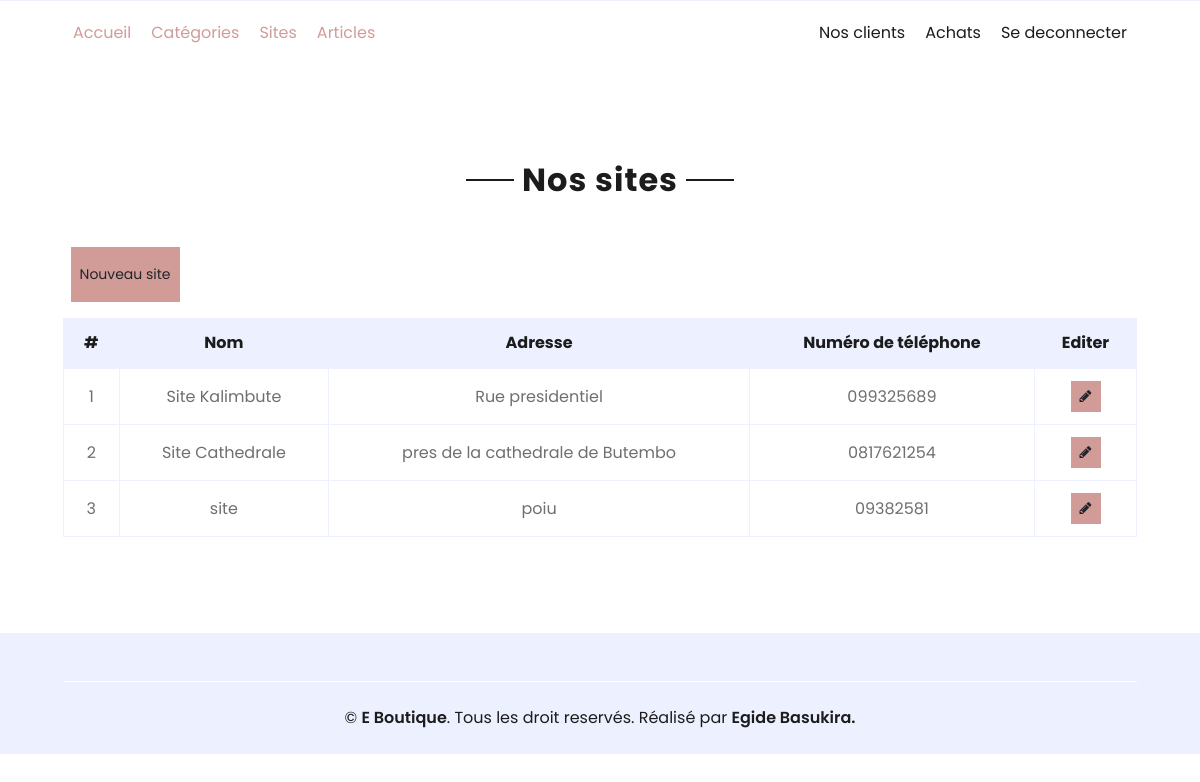
/sites.php, run on the app's committed database.
### tables this page shows
CREATE TABLE `site` (
  `id` int(11) NOT NULL,
  `nom` text NOT NULL,
  `adresse` text NOT NULL,
  `numTel` varchar(15) NOT NULL
);

### actions/selectSites.php (called while the page is built)
<?php
$sites=$db->query("SELECT * FROM `site`");
?>

### sites.php (the view, shortened to what this page needs)
<?php
require_once 'includes/config.php';
include('actions/selectSites.php');
?>
<!DOCTYPE html>
<html lang="en">
<head>
    <link href="https://cdnjs.cloudflare.com/ajax/libs/font-awesome/5.10.0/css/all.min.css" rel="stylesheet">
    <link href="lib/owlcarousel/assets/owl.carousel.min.css" rel="stylesheet">
    <link href="css/style.css" rel="stylesheet">
</head>
<body>
    <?php
     include 'includes/navbarA.php';
    ?>
    <div class="container-fluid pt-5">
        <div class="text-center mb-4">
            <h2 class="section-title px-5"><span class="px-2">Nos sites</span></h2>
        </div>
        <a href="site.php" class="btn btn-sm btn-primary my-3 py-3">Nouveau site</a>
        <div class="row px-xl-5">
            <div class="col-lg-12 table-responsive mb-5">
                <table class="table table-bordered text-center mb-0">
                    <thead class="bg-secondary text-dark">
                        <tr>
                            <th>#</th>
                            <th>Nom</th>
                            <th>Adresse</th>
                            <th>Numéro de téléphone</th>
                            <th>Editer</th>
                        </tr>
                    </thead>
                    <tbody class="align-middle">
                    <?php
            $i=0;
            while($site=$sites->fetch())
            {
                $i++;
                ?>
                        <tr>
                            <td class="align-middle"><?=$i?></td>
                            <td class="align-middle"><?=$site[1]?></td>
                            <td class="align-middle"><?=$site[2]?></td>
                            <td class="align-middle"><?=$site[3]?></td>
                            <td class="align-middle"><a href="siteEdit.php?id=<?=$site[0]?>" class="btn btn-sm btn-primary"><i class="fa fa-pencil"></i></a></td>
                        </tr>
                        <?php
            }
            ?>
                    </tbody>
                </table>
            </div>
        </div>
    </div>
    <?php
    include 'includes/footerA.php';
    ?>
</body>
</html>

### data on the page
site: nom "Site Kalimbute", adresse "Rue presidentiel", numTel "099325689"
site: nom "Site Cathedrale", adresse "pres de la cathedrale de Butembo", numTel "0817621254"
site: nom "site", adresse "poiu", numTel "09382581"
